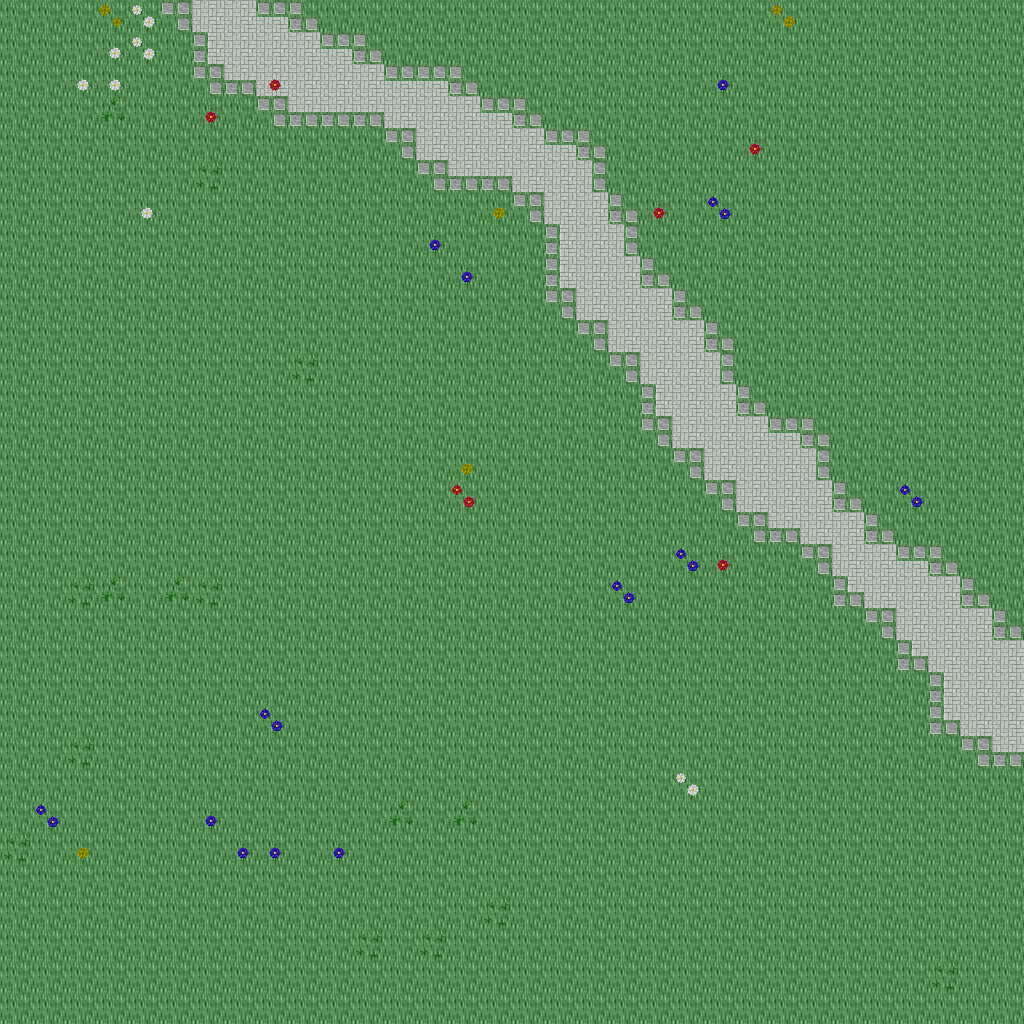

Tiled map render using the project's own tile images. Description and the map definition, with tile-layer contents summarised, below:
An orthogonal 32x32 tile map with 32x32 px tiles, 5 tile layers (Ground, Objects, Objects2, Above, ...), 1 hidden layer not drawn, 18 tilesets.

<map version="1.10" tiledversion="1.11.0" orientation="orthogonal" renderorder="right-down" width="32" height="32" tilewidth="32" tileheight="32" infinite="0" nextlayerid="11" nextobjectid="1">
 <tileset firstgid="1" name="ground_ground" tilewidth="32" tileheight="32" tilecount="33" columns="3">
  <image source="../drawable/ground_ground.png" width="96" height="352" />
 </tileset>
 <tileset firstgid="34" name="plant_flower_daisy_white" tilewidth="32" tileheight="32" tilecount="8" columns="2">
  <image source="../drawable/plant_flower_daisy_white.png" width="64" height="128" />
 </tileset>
 <tileset firstgid="42" name="plant_grasses" tilewidth="32" tileheight="32" tilecount="6" columns="3">
  <image source="../drawable/plant_grasses.png" width="96" height="64" />
 </tileset>
 <tileset firstgid="48" name="plant_flower_daisy_yellow" tilewidth="32" tileheight="32" tilecount="8" columns="2">
  <image source="../drawable/plant_flower_daisy_yellow.png" width="64" height="128" />
 </tileset>
 <tileset firstgid="56" name="plant_flower_daisy_blue" tilewidth="32" tileheight="32" tilecount="8" columns="2">
  <image source="../drawable/plant_flower_daisy_blue.png" width="64" height="128" />
 </tileset>
 <tileset firstgid="64" name="plant_flower_daisy_red" tilewidth="32" tileheight="32" tilecount="8" columns="2">
  <image source="../drawable/plant_flower_daisy_red.png" width="64" height="128" />
 </tileset>
 <tileset firstgid="72" name="plant_tree_tree_darkgreen" tilewidth="32" tileheight="32" tilecount="88" columns="8">
  <image source="../drawable/plant_tree_tree_darkgreen.png" width="256" height="352" />
 </tileset>
 <tileset firstgid="160" name="logic_creature_animal" tilewidth="32" tileheight="32" tilecount="32" columns="8">
  <image source="../drawable/logic_creature_animal.png" width="256" height="128" />
 </tileset>
 <tileset firstgid="192" name="logic_creature_elf" tilewidth="32" tileheight="32" tilecount="16" columns="8">
  <image source="../drawable/logic_creature_elf.png" width="256" height="64" />
 </tileset>
 <tileset firstgid="208" name="logic_collision" tilewidth="32" tileheight="32" tilecount="1" columns="1">
  <image source="../drawable/logic_collision.png" width="32" height="32" />
 </tileset>
 <tileset firstgid="209" name="logic_creature_human_evil" tilewidth="32" tileheight="32" tilecount="16" columns="8">
  <image source="../drawable/logic_creature_human_evil.png" width="256" height="64" />
 </tileset>
 <tileset firstgid="225" name="logic_portal" tilewidth="32" tileheight="32" tilecount="24" columns="8">
  <image source="../drawable/logic_portal.png" width="256" height="96" />
 </tileset>
 <tileset firstgid="249" name="ground_green_paving" tilewidth="32" tileheight="32" tilecount="18" columns="3">
  <image source="../drawable/ground_green_paving.png" width="96" height="192" />
 </tileset>
 <tileset firstgid="267" name="ground_water_swamp_water" tilewidth="32" tileheight="32" tilecount="33" columns="3">
  <image source="../drawable/ground_water_swamp_water.png" width="96" height="352" />
 </tileset>
 <tileset firstgid="300" name="plant_grasses_swamp" tilewidth="32" tileheight="32" tilecount="42" columns="6">
  <image source="../drawable/plant_grasses_swamp.png" width="192" height="224" />
 </tileset>
 <tileset firstgid="342" name="logic_protection" tilewidth="32" tileheight="32" tilecount="2" columns="2">
  <image source="../drawable/logic_protection.png" width="64" height="32" />
 </tileset>
 <tileset firstgid="344" name="logic_creature_ogre" tilewidth="32" tileheight="32" tilecount="4" columns="4">
  <image source="../drawable/logic_creature_ogre.png" width="128" height="32" />
 </tileset>
 <tileset firstgid="348" name="logic_creature_undead_skeleton" tilewidth="32" tileheight="32" tilecount="6" columns="6">
  <image source="../drawable/logic_creature_undead_skeleton.png" width="192" height="32" />
 </tileset>
 <layer id="1" name="Ground" width="32" height="32">
  <data>[1024 cells, 1024 non-empty, 2 distinct tile ids]</data>
 </layer>
 <layer id="2" name="Objects" width="32" height="32">
  <data>[1024 cells, 106 non-empty, 18 distinct tile ids]</data>
 </layer>
 <layer id="3" name="Objects2" width="32" height="32">
  <data>[1024 cells, 0 non-empty, 0 distinct tile ids]</data>
 </layer>
 <layer id="4" name="Above" width="32" height="32">
  <data>[1024 cells, 0 non-empty, 0 distinct tile ids]</data>
 </layer>
 <layer id="5" name="Above2" width="32" height="32">
  <data>[1024 cells, 0 non-empty, 0 distinct tile ids]</data>
 </layer>
 <layer id="6" name="Walkable" width="32" height="32" visible="0">
  <data>[1024 cells, 0 non-empty, 0 distinct tile ids]</data>
 </layer>
 <objectgroup id="7" name="Mapevents" />
 <objectgroup id="8" name="Spawn" />
 <objectgroup id="9" name="Keys" />
 <objectgroup id="10" name="Replace" />
</map>
